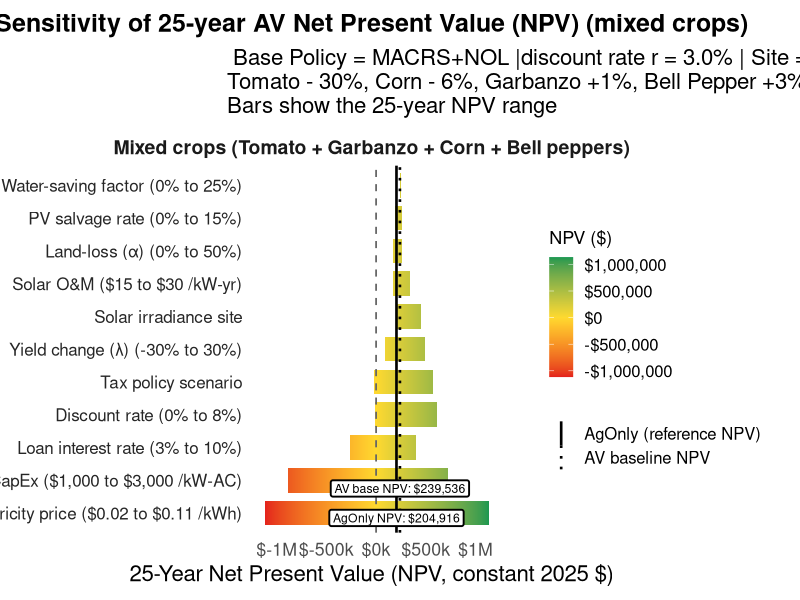
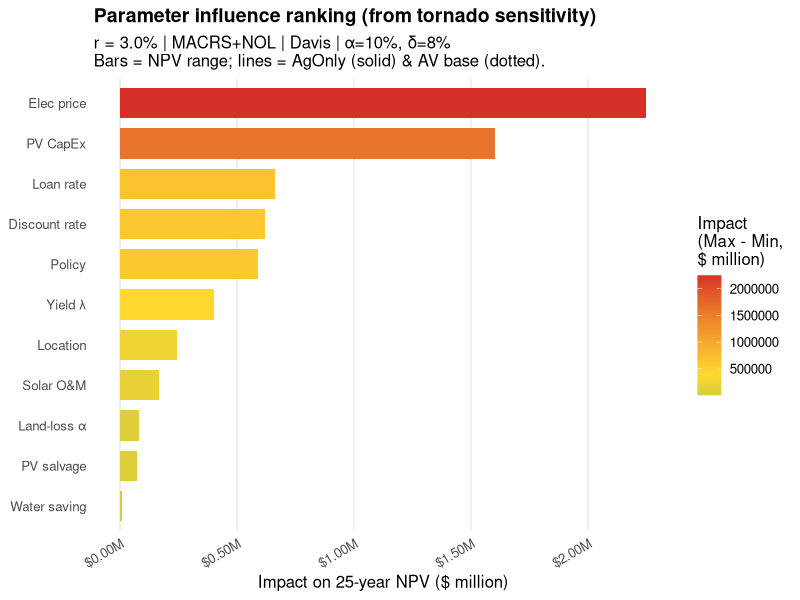
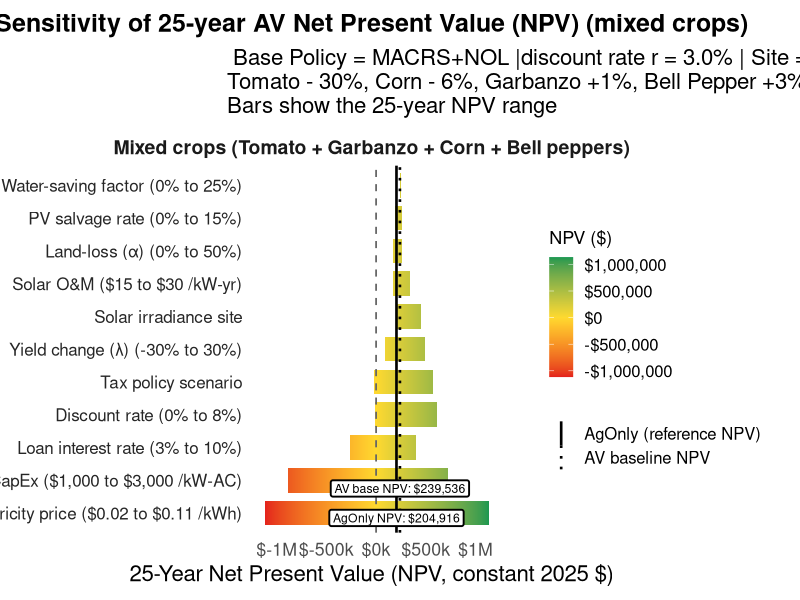

Recreate these plots in R, in order.
## ---- chunk 1
knitr::opts_chunk$set(echo = TRUE)
## ---- chunk 2
## ======================================================================
## ONE-FILE SCRIPT (UPDATED)
## Mixed crops (2.5 acres each): AV vs AgOnly
## ✅ Outputs represent Net Present Value (NPV) at 3% discount rate
## ✅ Baseline policy: MACRS+NOL
## ✅ Tornado heat-bar includes Policy + Location
## ✅ Policy table includes MACRS / NOL / ITC / ITC-sold / Bonus100 / Bonus100+NOL
## ======================================================================

suppressPackageStartupMessages({
  library(dplyr); library(tidyr); library(ggplot2)
  library(scales); library(purrr); library(stringr); library(tibble)
})

## -----------------------------
## 1) PARAMETERS (GLOBAL)
## -----------------------------
years <- 25
total_acres <- 10

# Discount rate (REAL; you are in constant dollars)
discount_rate <- 0.03

# PV sizing & costs (AC basis)
system_kw_ac <- 818
capex_per_kw <- 1678
pv_cost      <- system_kw_ac * capex_per_kw


inverter_replacement_year <- 15
inv_salv_rate <- 0.10  # inverter salvage fraction at year T (if replaced)
## Inverter replacement cost ($/kW-AC)
inverter_replacement_cost_per_kw <- 70.87


# PV economics
P_elec               <- 0.07
solar_om_cost_per_kw <- 23.60
solar_om_cost        <- solar_om_cost_per_kw * system_kw_ac


salvage_rate <- 0.10
bonus_rate   <- 0.00   # you keep this for non-policy parts; policy handles bonus100 internally
itc_rate     <- 0.00   # baseline in simple cashflow section (policy engine overrides this)

# MACRS (PV 5-yr)
macrs_pv <- c(0.20, 0.32, 0.192, 0.1152, 0.1152, 0.0576)

# Taxes
federal_tax_rate  <- 0.21
state_tax_rate    <- 0.0884
combined_tax_rate <- federal_tax_rate + state_tax_rate * (1 - federal_tax_rate)

# Land and land-loss
land_rent_per_acre <- 0
annual_land_rent   <- land_rent_per_acre * total_acres
alpha <- 0.10

# Ag machinery MACRS (7-yr)
macrs_ag <- c(0.1429, 0.2449, 0.1749, 0.1249, 0.0893, 0.0892, 0.0893, 0.0446)

# Loan & inverter
loan_term <- 15
interest_rate <- 0.05
loan_payment <- (pv_cost * interest_rate) / (1 - (1 + interest_rate)^(-loan_term))


# Plot site
site_for_plots <- "Davis"

## Annual electricity production (kWh in Year 1) by study area
G_solar_base <- c(
  El_Centro   = 1987900.40,
  Mecca       = 2017947.10,
  Bakersfield = 1821452.40,
  Modesto     = 1751131.00,
  Fresno      = 1751000.00,
  Chico       = 1762015.40,
  Oxnard      = 1770692.40,
  Salinas     = 1747830.00,
  Davis       = 1783881.50
)
stopifnot(site_for_plots %in% names(G_solar_base))

## -----------------------------
## 2) HELPERS
## -----------------------------
getv <- function(vec, key, fallback = 0) {
  v <- suppressWarnings(unname(vec[key]))
  if (is.null(v) || is.na(v)) fallback else v
}

add_npv_cols <- function(df, r = discount_rate) {
  df %>%
    mutate(
      DF       = (1 + r)^(-Year),
      PV_NetCF = Net_CF * DF,
      Cum_NPV  = cumsum(PV_NetCF)
    )
}

## -----------------------------
## 3) CROP DATA
## -----------------------------
capital_investment_per_acre <- c(
  Bell_Peppers = 1179.32,  Lima_beans = 4411.36,   Corn = 4276.57,
  Strawberry   = 21888.06,  Wheat      = 14676.43,  Spinach = 12546.07,
  Garbanzo     = 10690.60,  Tomato     = 1473,   Lettuce_Romaine = 13720.90, Lettuce_Iceberg = 13720.90,
  CoverCrop    = 0,         Potato     = 8664.31,   Onion  = 10305.17,
  Broccoli     = 6132.77,
  Raspberries_Y1 = 13807.58, Raspberries_Y2 = 0, Raspberries_Y3 = 0
)

salvage_value_per_acre <- c(
  Bell_Peppers = 257.23,   Lima_beans = 896.44,    Corn = 744.78,
  Strawberry   = 4116.59,   Wheat      = 6324.10,   Spinach = 4645.67,
  Garbanzo     = 1495.27,   Tomato     = 142.54,   Lettuce_Romaine = 4728.81, Lettuce_Iceberg = 4728.81,
  CoverCrop    = 0,         Potato     = 4492.68,   Onion  = 4602.67,
  Broccoli     = 2580.51,
  Raspberries_Y1 = 3946.57, Raspberries_Y2 = 0, Raspberries_Y3 = 0
)

# Lambda baseline (crop-specific)
lambda <- c(
  Bell_Peppers = 0,  Lima_beans = 0, Corn = 0, Strawberry = 0,
  Wheat = 0, Spinach = 0, Garbanzo = 0, Tomato = 0,
  Lettuce_Romaine = 0, Lettuce_Iceberg = 0, CoverCrop = 0, Potato = 0, Onion = 0, Broccoli = 0,
  Raspberries_Y1 = 0, Raspberries_Y2 = 0, Raspberries_Y3 = 0
)
lambda["Tomato"]       <- -0.30
lambda["Corn"]         <- -0.06
lambda["Bell_Peppers"] <-  0.03
lambda["Garbanzo"]     <-  0.01

yield <- c(
  Bell_Peppers = 30,   Lima_beans = 1.4,   Corn = 6,       Strawberry = 36,
  Wheat = 3.5,         Spinach = 3.25,     Garbanzo = 1.2,  Tomato = 46,
  Lettuce_Romaine = 9.35, Lettuce_Iceberg = 18.9, CoverCrop = 0,
  Potato = 26.75, Onion = 23.25, Broccoli = 7.35,
  Raspberries_Y1 = 10.6875, Raspberries_Y2 = 17.1, Raspberries_Y3 = 10.6875
)

price <- c(
  Bell_Peppers = 393.58,   Lima_beans = 1585.17, Corn = 311.33,
  Strawberry = 3620.08,    Wheat = 369.19,       Spinach = 2977.97,
  Garbanzo = 1307.54,      Tomato = 145.20,       Lettuce_Romaine = 1056.78, Lettuce_Iceberg = 2305.89,
  CoverCrop = 0,           Potato = 237.78,      Onion = 264.19,
  Broccoli = 1710.98,      Raspberries_Y1 = 8923.91, Raspberries_Y2 = 8923.91, Raspberries_Y3 = 8923.91
)

total_cost <- c(
  Bell_Peppers = 6284,  Lima_beans = 1240.76, Corn = 1437.55,
  Strawberry = 111426.17,  Wheat = 890.09,       Spinach = 7950.65,
  Garbanzo = 1140.64, Tomato = 4554.41, Lettuce_Romaine = 15286.32, Lettuce_Iceberg = 15689.48,
  CoverCrop = 146.46, Potato = 3134.84, Onion = 3591.65, Broccoli=11823.25,
  Raspberries_Y1 = 80811.93, Raspberries_Y2 = 122603.34, Raspberries_Y3 = 75900.03
)

irrig_cost <- c(
  Bell_Peppers = 358.44, Lima_beans = 264.09, Corn = 227.41, Strawberry = 853.31,
  Wheat = 60.41,         Spinach = 214.41,     Garbanzo = 116.91, Tomato = 289.35,
  Lettuce_Romaine = 298.01,  Lettuce_Iceberg = 322.85, CoverCrop = 23.64,
  Potato = 259.97, Onion = 436.11, Broccoli=459.70,
  Raspberries_Y1 = 546.36, Raspberries_Y2 = 546.36, Raspberries_Y3 = 546.36
)

water_saving <- c(
  Bell_Peppers = 0.08, Lima_beans = 0.08, Corn = 0.08, Strawberry = 0.08,
  Wheat = 0.08, Spinach = 0.08, Garbanzo = 0.08, Tomato = 0.08,
  Lettuce_Romaine = 0.08, Lettuce_Iceberg = 0.08, CoverCrop = 0.08,
  Potato = 0.08, Onion = 0.08, Broccoli=0.08,
  Raspberries_Y1 = 0.08, Raspberries_Y2 = 0.08, Raspberries_Y3 = 0.08
)

# Clean names + ensure Fallow exists
for (nm in c("capital_investment_per_acre","salvage_value_per_acre",
             "yield","price","total_cost","irrig_cost","water_saving","lambda")) {
  x <- get(nm)
  names(x) <- stringr::str_trim(names(x))
  if (!("Fallow" %in% names(x))) x["Fallow"] <- 0
  assign(nm, x)
}

## -----------------------------
## 4) MIXED CROP SETUP
## -----------------------------
crops_mixed <- c("Tomato", "Garbanzo", "Corn", "Bell_Peppers")

req <- crops_mixed
for (v in c("yield","price","total_cost","irrig_cost","water_saving","lambda",
            "capital_investment_per_acre","salvage_value_per_acre")) {
  stopifnot(all(req %in% names(get(v))))
}

## -----------------------------
## 5) TAX HELPERS + POLICY TABLE
## -----------------------------
apply_nol_80 <- function(ti_pre, nol_beg) {
  if (ti_pre > 0) {
    max_offset <- 0.80 * ti_pre
    nol_used   <- min(nol_beg, max_offset)
    ti_post    <- ti_pre - nol_used
    nol_end    <- nol_beg - nol_used
  } else {
    ti_post <- ti_pre
    nol_end <- nol_beg + (-ti_pre)
  }
  list(TI_post = ti_post, NOL_end = nol_end)
}

itc_sale_price <- 0.90  # if sold, cash = 0.90 * ITC amount in Year 1

policy_tbl <- tibble(
  Policy = c("MACRS",
             "MACRS+NOL",
             "MACRS+ITC",
             "MACRS+NOL+ITC",
             "MACRS+NOL+ITC sold Y1",
             "Bonus 100% (Y1 only, NO MACRS)",
             "Bonus 100%+NOL"),
  itc_rate      = c(0.00, 0.00, 0.30, 0.30, 0.30, 0.00, 0.00),
  use_nol       = c(FALSE, TRUE, FALSE, TRUE, TRUE, FALSE, TRUE),
  sell_itc      = c(FALSE, FALSE, FALSE, FALSE, TRUE, FALSE, FALSE),
  pv_dep_method = c("macrs","macrs","macrs","macrs","macrs","bonus100","bonus100")
)

## -----------------------------
## 6) CORE ENGINES (AV + AgOnly)
## -----------------------------
agonly_table <- function(
  crops = crops_mixed,
  years_in = NULL,
  total_acres_in = NULL,
  discount_rate_in = discount_rate
) {
  if (is.null(years_in))       years_in <- years
  if (is.null(total_acres_in)) total_acres_in <- total_acres

  n_crops       <- length(crops)
  area_per_crop <- total_acres_in / n_crops

  ag_basis_total <- sum(vapply(crops, function(cr) getv(capital_investment_per_acre, cr, 0) * area_per_crop, numeric(1)))
  ag_salv_total  <- sum(vapply(crops, function(cr) getv(salvage_value_per_acre,     cr, 0) * area_per_crop, numeric(1)))

  rows <- vector("list", years_in + 1)

  rows[[1]] <- tibble(
    Scenario           = "AgOnly (mixed crops)",
    Year               = 0,
    Area_Acres         = total_acres_in,
    Revenue_Crops      = 0,
    Revenue_Ag_Salvage = 0,
    Cost_Crops         = 0,
    Cost_Irrig         = 0,
    Dep_Machinery      = 0,
    Taxable_Income     = 0,
    Taxes_Paid         = 0,
    Net_CF             = -ag_basis_total
  )

  for (y in 1:years_in) {
    revenue_crops <- 0
    cost_crops    <- 0
    cost_irrig    <- 0

    for (cr in crops) {
      revenue_crops <- revenue_crops + getv(yield, cr, 0) * getv(price, cr, 0) * area_per_crop
      cost_crops    <- cost_crops    + getv(total_cost, cr, 0) * area_per_crop
      cost_irrig    <- cost_irrig    + getv(irrig_cost, cr, 0) * area_per_crop
    }

    revenue_salv <- if (y == years_in) ag_salv_total else 0
    dep_mach     <- if (y <= length(macrs_ag)) ag_basis_total * macrs_ag[y] else 0

    taxable_income <- (revenue_crops + revenue_salv) - cost_crops - cost_irrig - dep_mach
    taxes_paid <- max(0, taxable_income * combined_tax_rate)

    net_cf <- (revenue_crops + revenue_salv) - cost_crops - cost_irrig - taxes_paid

    rows[[y + 1]] <- tibble(
      Scenario           = "AgOnly (mixed crops)",
      Year               = y,
      Area_Acres         = total_acres_in,
      Revenue_Crops      = revenue_crops,
      Revenue_Ag_Salvage = revenue_salv,
      Cost_Crops         = cost_crops,
      Cost_Irrig         = cost_irrig,
      Dep_Machinery      = dep_mach,
      Taxable_Income     = taxable_income,
      Taxes_Paid         = taxes_paid,
      Net_CF             = net_cf
    )
  }

  df <- bind_rows(rows)
  add_npv_cols(df, r = discount_rate_in)
}

av_table_mixed_policy <- function(
  site = "Davis",
  crops = crops_mixed,
  policy = "MACRS+NOL",
  lam_override = NA_real_,
  years_in = NULL,

  P_elec_in = P_elec,
  capex_per_kw_in = capex_per_kw,
  solar_om_cost_per_kw_in = solar_om_cost_per_kw,
  interest_rate_in = interest_rate,
  salvage_rate_in = salvage_rate,
  alpha_in = alpha,
  water_saving_in = water_saving,
  discount_rate_in = discount_rate
) {
  if (is.null(years_in)) years_in <- years
  stopifnot(site %in% names(G_solar_base))
  stopifnot(policy %in% policy_tbl$Policy)

  pol <- policy_tbl %>% filter(Policy == policy) %>% slice(1)
  itc_rate_local <- pol$itc_rate
  use_nol_local  <- pol$use_nol
  sell_itc_local <- pol$sell_itc
  dep_method     <- pol$pv_dep_method

  base_kwh <- as.numeric(G_solar_base[[site]])

  n_crops          <- length(crops)
  area_total_av    <- total_acres * (1 - alpha_in)
  area_per_crop_av <- area_total_av / n_crops

  pv_cost_local <- system_kw_ac * capex_per_kw_in
  # Inverter replacement cost (local): $/kW-AC * kW-AC
inv_cost_local <- inverter_replacement_cost_per_kw * system_kw_ac

  # Basis reduction for ITC
  basis <- pv_cost_local * (1 - itc_rate_local/2)

  # PV depreciation streams
  bonus_dep_y1 <- 0
  if (dep_method == "macrs") {
    macrs_sched <- basis * macrs_pv
  } else if (dep_method == "bonus100") {
    bonus_dep_y1 <- basis
    macrs_sched  <- rep(0, length(macrs_pv))
  } else {
    stop("Unknown pv_dep_method in policy_tbl.")
  }

  # Inverter depreciation stream (5-yr MACRS starting replacement year)
  inv_dep_stream <- numeric(years_in)
  #
# Inverter replacement cost (local): $/kW-AC * kW-AC
inv_cost_local <- inverter_replacement_cost_per_kw * system_kw_ac

# Inverter depreciation stream (5-yr MACRS starting replacement year)
inv_dep_stream <- numeric(years_in)

if (inverter_replacement_year <= years_in) {
  s <- inverter_replacement_year
  for (i in seq_along(macrs_pv)) {
    yr <- s + i - 1
    if (yr <= years_in) {
      inv_dep_stream[yr] <- inv_dep_stream[yr] + inv_cost_local * macrs_pv[i]
    }
  }
}

  # Crop basis/salvage on AV area
  ag_basis_av <- sum(vapply(crops, function(cr) getv(capital_investment_per_acre, cr, 0) * area_per_crop_av, numeric(1)))
  ag_salv_av  <- sum(vapply(crops, function(cr) getv(salvage_value_per_acre,     cr, 0) * area_per_crop_av, numeric(1)))

  lam_of <- function(cr) {
    if (!is.na(lam_override)) return(lam_override)
    getv(lambda, cr, 0)
  }
  ws_of <- function(cr) getv(water_saving_in, cr, 0.08)

  # Loan
  loan_payment_local <- (pv_cost_local * interest_rate_in) / (1 - (1 + interest_rate_in)^(-loan_term))
  loan_balance <- pv_cost_local

  solar_om_total <- solar_om_cost_per_kw_in * system_kw_ac

  # ITC + NOL state
  itc_cf <- itc_rate_local * pv_cost_local
  nol_cf <- 0

  rows <- vector("list", years_in + 1)
  rows[[1]] <- tibble(
    Scenario = paste0("AV (mixed crops, ", site, ", ", policy, ")"),
    Site     = site,
    Policy   = policy,
    Year     = 0,
    Net_CF   = -ag_basis_av
  )

  for (y in 1:years_in) {
    rev_crop <- 0; cost_crop <- 0; cost_irrig <- 0
    for (cr in crops) {
      rev_crop   <- rev_crop   + getv(yield, cr, 0) * getv(price, cr, 0) * area_per_crop_av * (1 + lam_of(cr))
      cost_crop  <- cost_crop  + getv(total_cost, cr, 0) * area_per_crop_av
      cost_irrig <- cost_irrig + getv(irrig_cost, cr, 0) * area_per_crop_av * (1 - ws_of(cr))
    }

    rev_solar    <- base_kwh * (1 - 0.005*(y-1)) * P_elec_in
    rev_pv_salv  <- if (y == years_in) salvage_rate_in * pv_cost_local else 0
    rev_ag_salv  <- if (y == years_in) ag_salv_av else 0
    rev_inv_salv <- if (y == years_in && years_in >= inverter_replacement_year) inv_salv_rate * inv_cost_local else 0

    inv_cash <- if (y == inverter_replacement_year) inv_cost_local else 0

    loan_interest  <- if (y <= loan_term) loan_balance * interest_rate_in else 0
    loan_payment_y <- if (y <= loan_term) loan_payment_local else 0
    loan_principal <- if (y <= loan_term) loan_payment_y - loan_interest else 0
    loan_balance   <- if (y <= loan_term) loan_balance - loan_principal else loan_balance
    if (abs(loan_balance) < 1e-6) loan_balance <- 0

    dep_solar <- if (y <= length(macrs_sched)) macrs_sched[y] else 0
    dep_inv   <- inv_dep_stream[y]
    dep_mach  <- if (y <= length(macrs_ag)) ag_basis_av * macrs_ag[y] else 0
    dep_bonus <- if (y == 1) bonus_dep_y1 else 0

    ti_pre <- (rev_crop + rev_solar + rev_pv_salv + rev_ag_salv + rev_inv_salv) -
      cost_crop - cost_irrig - solar_om_total - annual_land_rent -
      loan_interest - dep_solar - dep_inv - dep_mach - dep_bonus

    # NOL (80% limit)
    if (isTRUE(use_nol_local)) {
      nol_res <- apply_nol_80(ti_pre, nol_cf)
      ti_post <- nol_res$TI_post
      nol_cf  <- nol_res$NOL_end
    } else {
      ti_post <- ti_pre
      nol_cf  <- 0
    }

    taxes_pre_credit <- max(0, ti_post * combined_tax_rate)

    itc_cash_sale <- 0
    itc_used <- 0
    if (isTRUE(sell_itc_local)) {
      if (y == 1 && itc_cf > 0) {
        itc_cash_sale <- itc_sale_price * itc_cf
        itc_cf <- 0
      }
      taxes_paid <- taxes_pre_credit
    } else {
      if (itc_cf > 0 && taxes_pre_credit > 0) {
        itc_used <- min(itc_cf, taxes_pre_credit)
        itc_cf <- itc_cf - itc_used
      }
      taxes_paid <- max(0, taxes_pre_credit - itc_used)
    }

    net_cf <- (rev_crop + rev_solar + rev_pv_salv + rev_ag_salv + rev_inv_salv + itc_cash_sale) -
      cost_crop - cost_irrig - solar_om_total - annual_land_rent -
      loan_payment_y - inv_cash - taxes_paid

    rows[[y + 1]] <- tibble(
      Scenario = paste0("AV (mixed crops, ", site, ", ", policy, ")"),
      Site     = site,
      Policy   = policy,
      Year     = y,
      Net_CF   = net_cf
    )
  }

  df <- bind_rows(rows)
  add_npv_cols(df, r = discount_rate_in)
}

## -----------------------------
## 7) BUILD TABLES (AV + AgOnly)
## -----------------------------
base_policy <- "MACRS+NOL"
base_site   <- site_for_plots

av_tbl <- av_table_mixed_policy(
  site   = base_site,
  crops  = crops_mixed,
  policy = base_policy
)

df_agonly <- agonly_table(
  crops = crops_mixed
)

# Quick check
print(av_tbl %>% summarise(NPV_25yr = last(Cum_NPV)))
print(df_agonly %>% summarise(NPV_25yr = last(Cum_NPV)))
## ---- chunk 3
## =========================================================
## 8) TORNADO HEAT-BAR (NPV @ 3%)  — Mixed crops
## Includes:
##  - Discount rate sensitivity (0–7%)
##  - MACRS+NOL baseline policy
##  - Left-side labels include tested ranges
##  - Fix NA parameter label
##  - Electricity price bar is smooth (no stripes)
##  - Clean white background (no grey grid)
## =========================================================

suppressPackageStartupMessages({
  library(dplyr); library(tidyr); library(ggplot2)
  library(scales); library(purrr); library(stringr); library(tibble)
})

## ---- Baseline choices (edit if needed) ----
scenario_name <- "Mixed crops (Tomato + Garbanzo + Corn + Bell peppers)"
base_policy   <- "MACRS+NOL"
base_site     <- site_for_plots   # uses your earlier site_for_plots
# baseline discount rate must already exist in your script:
# discount_rate <- 0.03

## ---- Sensitivity specification (numeric parameters + discount rate) ----
sens_spec_num <- tibble(
  Param = c("Electricity price ($/kWh)","PV CapEx ($/kW-AC)","Solar O&M ($/kW-yr)",
            "Yield change λ (uniform override)","Loan interest rate","PV salvage rate",
            "Land-loss α","Water-saving factor","Discount rate (NPV)"),
  key   = c("P_elec","capex_per_kw","solar_om_cost_per_kw",
            "lambda_override","interest_rate","salvage_rate","alpha","water_saving_pct","discount_rate"),
  low   = c(0.02, 1000, 15, -0.30, 0.03, 0.00, 0.00, 0.00, 0.00),
  high  = c(0.11, 3000, 30,  0.30, 0.10, 0.15, 0.50, 0.25, 0.08)
)

## ---- Abbreviations (MUST match Param strings exactly) ----
abbr_map <- c(
  "Electricity price ($/kWh)"         = "Elec price",
  "PV CapEx ($/kW-AC)"                = "PV CapEx",
  "Solar O&M ($/kW-yr)"               = "Solar O&M",
  "Yield change λ (uniform override)" = "Yield λ",
  "Loan interest rate"                = "Loan rate",
  "PV salvage rate"                   = "PV salvage",
  "Land-loss α"                       = "Land-loss α",
  "Water-saving factor"               = "Water saving",
  "Discount rate (NPV)"               = "Discount rate",
  "Tax policy scenario"               = "Policy",
  "Location (site)"                   = "Location"
)

legend_tbl <- tibble(
  Param_short = c("Elec price","PV CapEx","Solar O&M","Yield λ","Loan rate","PV salvage",
                  "Land-loss α","Water saving","Discount rate","Policy","Location"),
  LegendLab   = c("Electricity price",
                  "PV CapEx",
                  "Solar O&M",
                  "Yield change (λ)",
                  "Loan interest rate",
                  "PV salvage rate",
                  "Land-loss (α)",
                  "Water-saving factor",
                  "Discount rate",
                  "Tax policy scenario",
                  "Solar irradiance site")
)

## ---- Formatting helpers ----
fmt_money <- function(v) ifelse(abs(v) >= 1e6,
                               paste0("$", round(v/1e6, 2), "M"),
                               paste0("$", round(v/1e3, 0), "k"))
fmt_money2 <- function(v) scales::dollar(v, accuracy = 1)
fmt_pct    <- function(x) paste0(round(100*x, 1), "%")
fmt_rate   <- function(x) paste0(round(100*x, 1), "%")

## ---- Wrapper: return 25-year NPV for AV mixed crops under overrides ----
av_total_mixed_npv <- function(policy = base_policy, site = base_site, overrides = list()) {

  # start from your script's baseline globals
  P_elec_l <- P_elec
  capex_l  <- capex_per_kw
  om_l     <- solar_om_cost_per_kw
  r_l      <- interest_rate
  salv_l   <- salvage_rate
  alpha_l  <- alpha
  ws_l     <- water_saving
  lam_ov   <- NA_real_
  disc_l   <- discount_rate

  for (nm in names(overrides)) {
    if (nm == "water_saving_pct") {
      ws_val <- overrides[[nm]]
      ws_l <- setNames(rep(ws_val, length(ws_l)), names(ws_l))
      ws_l <- pmin(pmax(ws_l, 0), 0.90)
    } else if (nm == "lambda_override") {
      lam_ov <- overrides[[nm]]
    } else if (nm == "discount_rate") {
      disc_l <- overrides[[nm]]
    } else if (nm == "P_elec") P_elec_l <- overrides[[nm]]
    else if (nm == "capex_per_kw") capex_l <- overrides[[nm]]
    else if (nm == "solar_om_cost_per_kw") om_l <- overrides[[nm]]
    else if (nm == "interest_rate") r_l <- overrides[[nm]]
    else if (nm == "salvage_rate") salv_l <- overrides[[nm]]
    else if (nm == "alpha") alpha_l <- overrides[[nm]]
  }

  av_table_mixed_policy(
    site = site,
    crops = crops_mixed,
    policy = policy,
    lam_override = lam_ov,
    P_elec_in = P_elec_l,
    capex_per_kw_in = capex_l,
    solar_om_cost_per_kw_in = om_l,
    interest_rate_in = r_l,
    salvage_rate_in = salv_l,
    alpha_in = alpha_l,
    water_saving_in = ws_l,
    discount_rate_in = disc_l
  ) %>%
    summarise(v = last(Cum_NPV)) %>%
    pull(v)
}

## ---- Baseline and sensitivity results ----
base_val <- av_total_mixed_npv(policy = base_policy, site = base_site)

out_num <- purrr::pmap_dfr(sens_spec_num, function(Param, key, low, high) {

  lo <- av_total_mixed_npv(policy = base_policy, site = base_site,
                           overrides = setNames(list(low), key))
  hi <- av_total_mixed_npv(policy = base_policy, site = base_site,
                           overrides = setNames(list(high), key))

  # special handling (keeps your original logic explicit)
  if (key == "lambda_override") {
    lo <- av_total_mixed_npv(policy = base_policy, site = base_site,
                             overrides = list(lambda_override = low))
    hi <- av_total_mixed_npv(policy = base_policy, site = base_site,
                             overrides = list(lambda_override = high))
  }
  if (key == "water_saving_pct") {
    lo <- av_total_mixed_npv(policy = base_policy, site = base_site,
                             overrides = list(water_saving_pct = low))
    hi <- av_total_mixed_npv(policy = base_policy, site = base_site,
                             overrides = list(water_saving_pct = high))
  }
  if (key == "discount_rate") {
    lo <- av_total_mixed_npv(policy = base_policy, site = base_site,
                             overrides = list(discount_rate = low))
    hi <- av_total_mixed_npv(policy = base_policy, site = base_site,
                             overrides = list(discount_rate = high))
  }

  tibble(
    Scenario = scenario_name,
    Param    = Param,
    Baseline = base_val,
    Min      = pmin(lo, hi),
    Max      = pmax(lo, hi)
  )
})

# categorical: policy
pol_vals <- policy_tbl$Policy
pol_outcomes <- map_dbl(pol_vals, ~av_total_mixed_npv(policy = .x, site = base_site))
out_pol <- tibble(
  Scenario = scenario_name,
  Param    = "Tax policy scenario",
  Baseline = base_val,
  Min      = min(pol_outcomes, na.rm = TRUE),
  Max      = max(pol_outcomes, na.rm = TRUE)
)

# categorical: site
site_vals <- names(G_solar_base)
site_outcomes <- map_dbl(site_vals, ~av_total_mixed_npv(policy = base_policy, site = .x))
out_site <- tibble(
  Scenario = scenario_name,
  Param    = "Location (site)",
  Baseline = base_val,
  Min      = min(site_outcomes, na.rm = TRUE),
  Max      = max(site_outcomes, na.rm = TRUE)
)

res_abs <- bind_rows(out_num, out_pol, out_site) %>%
  mutate(Impact = abs(Max - Min)) %>%
  arrange(desc(Impact))

## ---- Reference lines: AgOnly NPV + AV baseline NPV ----
agonly_npv_val <- agonly_table(crops = crops_mixed, discount_rate_in = discount_rate) %>%
  summarise(v = last(Cum_NPV)) %>% pull(v)

ref_lines <- tibble(
  Scenario = scenario_name,
  Type = c("AgOnly (reference NPV)", "AV baseline NPV"),
  x    = c(agonly_npv_val, base_val)
)

## ---- Plot prep (no NA labels) ----
res_plot <- res_abs %>%
  mutate(
    Param_short = recode(Param, !!!abbr_map),
    Param_short = if_else(is.na(Param_short), Param, Param_short)  # safety: never NA
  ) %>%
  mutate(Param_short = factor(Param_short, levels = unique(Param_short)))

## ---- Heat tiles data (smooth bars, especially electricity) ----
n_tiles <- 900
heat_df <- res_plot %>%
  rowwise() %>%
  mutate(x_seq = list(seq(Min, Max, length.out = n_tiles))) %>%
  ungroup() %>%
  select(Scenario, Param_short, x_seq) %>%
  unnest(x_seq) %>%
  rename(x = x_seq)

## ---- x-limits & breaks ----
lims <- res_plot %>%
  summarise(mx = max(abs(c(Min, Max, Baseline)), na.rm = TRUE)) %>%
  mutate(mx_all = pmax(mx, max(abs(ref_lines$x)), na.rm = TRUE),
         xmin = -mx_all * 1.06, xmax = mx_all * 1.06)

x_breaks <- pretty(c(lims$xmin, lims$xmax), n = 5)

## ---- Range strings for left-side labels ----
range_tbl <- sens_spec_num %>%
  mutate(Param_short = recode(Param, !!!abbr_map)) %>%
  mutate(range_txt = dplyr::case_when(
    key == "P_elec"               ~ paste0("$", sprintf("%.2f", low), " to $", sprintf("%.2f", high), " /kWh"),
    key == "capex_per_kw"         ~ paste0(fmt_money2(low), " to ", fmt_money2(high), " /kW-AC"),
    key == "solar_om_cost_per_kw" ~ paste0(fmt_money2(low), " to ", fmt_money2(high), " /kW-yr"),
    key == "lambda_override"      ~ paste0(fmt_pct(low), " to ", fmt_pct(high)),
    key == "interest_rate"        ~ paste0(fmt_rate(low), " to ", fmt_rate(high)),
    key == "salvage_rate"         ~ paste0(fmt_pct(low), " to ", fmt_pct(high)),
    key == "alpha"                ~ paste0(fmt_pct(low), " to ", fmt_pct(high)),
    key == "water_saving_pct"     ~ paste0(fmt_pct(low), " to ", fmt_pct(high)),
    key == "discount_rate"        ~ paste0(fmt_rate(low), " to ", fmt_rate(high)),
    TRUE ~ ""
  )) %>%
  select(Param_short, range_txt)

labels_once <- res_plot %>%
  distinct(Scenario, Param_short) %>%
  left_join(legend_tbl, by = "Param_short") %>%
  left_join(range_tbl,  by = "Param_short") %>%
  mutate(
    label = if_else(
      Param_short %in% c("Policy","Location"),
      LegendLab,
      paste0(LegendLab, " (", range_txt, ")")
    ),
    x_lab = lims$xmin - 0.06*(lims$xmax - lims$xmin)
  )

## ---- Label reference lines on top row ----
top_row <- levels(res_plot$Param_short)[1]
ref_labels_top <- ref_lines %>%
  mutate(
    Param_short = top_row,
    label = if_else(Type == "AgOnly (reference NPV)",
                    paste0("AgOnly NPV: ", scales::dollar(x)),
                    paste0("AV base NPV: ", scales::dollar(x))),
    y_nudge = if_else(Type == "AgOnly (reference NPV)", -0.45, +0.45)
  )

## ---- Subtitle pieces (optional) ----
alpha_label2 <- scales::percent(alpha, accuracy = 1)
delta_label2 <- scales::percent(0.08, accuracy = 1)
lambda_label2 <- "λ baseline:\nTomato - 30%, Corn - 6%, Garbanzo +1%, Bell Pepper +3%"

## ---- Plot ----
p_heat <- ggplot() +
  geom_blank(data = heat_df, aes(x = lims$xmin, y = Param_short)) +
  geom_blank(data = heat_df, aes(x = lims$xmax, y = Param_short)) +

  geom_tile(
    data  = heat_df,
    aes(x = x, y = Param_short, fill = x),
    height = 0.75,
    width  = (lims$xmax - lims$xmin) / n_tiles   # smooth / consistent
  ) +

  geom_vline(xintercept = 0, linetype = "dashed", color = "grey40", linewidth = 0.6) +

  geom_vline(
    data = ref_lines,
    aes(xintercept = x, linetype = Type),
    color = "black", linewidth = 0.9, show.legend = TRUE
  ) +

  geom_label(
    data = ref_labels_top,
    aes(x = x, y = Param_short, label = label),
    size = 3.1, label.size = 0.65, fill = "white", color = "black",
    vjust = -0.1, nudge_y = ref_labels_top$y_nudge
  ) +

  facet_wrap(~ Scenario, scales = "free_x") +

  scale_fill_gradient2(
    name = "NPV ($)",
    low = "#E31A1C", mid = "#FFD92F", high = "#1A9850",
    midpoint = 0, labels = scales::dollar_format(accuracy = 1e5)
  ) +

  scale_linetype_manual(
    name = NULL,
    values = c("AgOnly (reference NPV)" = "solid", "AV baseline NPV" = "dotted")
  ) +

  scale_x_continuous(
    breaks = x_breaks,
    labels = fmt_money,
    expand = expansion(mult = c(0.06, 0.08))
  ) +

  labs(
    title = "Sensitivity of 25-year AV Net Present Value (NPV) (mixed crops)",
    subtitle = paste0(
      
      " Base Policy = ", base_policy,
      " |discount rate r = ", scales::percent(discount_rate, accuracy = 0.1), " | Site = ", base_site, " | α = ", alpha_label2, " | δ = ", delta_label2, " | ", lambda_label2,
      "\nBars show the 25-year NPV range"
    ),
    x = "25-Year Net Present Value (NPV, constant 2025 $)",
    y = NULL
  ) +

  theme_minimal(base_size = 16) +
  theme(
  panel.grid = element_blank(),
  panel.background = element_rect(fill = "white", colour = NA),
  plot.background  = element_rect(fill = "white", colour = NA),

  axis.text.y = element_blank(),
  strip.text = element_text(face = "bold", size = 14),

  plot.title = element_text(
    face = "bold",
    size = 18,
    hjust = 0.5
  ),

  legend.position = "right",
  legend.title = element_text(size = 13),
  legend.text  = element_text(size = 12),

  panel.spacing.y = unit(1.2,"lines"),
  plot.margin     = margin(t = 10, r = 20, b = 10, l = 160)
)+
 coord_cartesian(clip = "off") +

  geom_text(
    data = labels_once,
    aes(x = x_lab, y = Param_short, label = label),
    hjust = 1, vjust = 0.5, size = 4.3, color = "grey15",
    inherit.aes = FALSE
  )

print(p_heat)

## -----------------------------
## 9) Optional: Ranking plot (NPV impact)
## -----------------------------
rank_df <- res_abs %>%
  mutate(
    Param_short = recode(Param, !!!abbr_map),
    Param_short = if_else(is.na(Param_short), Param, Param_short),
    Param_short = factor(Param_short, levels = rev(unique(Param_short)))
  )

p_rank <- ggplot(rank_df, aes(x = Impact, y = Param_short, fill = Impact)) +
  geom_col(width = 0.75) +
  scale_x_continuous(
    labels = scales::dollar_format(scale = 1e-6, suffix = "M"),
    guide  = guide_axis(angle = 30)
  ) +
  scale_fill_gradient2(
    low  = "#1A9850", mid  = "#FFD92F", high = "#D73027",
    midpoint = median(rank_df$Impact, na.rm = TRUE),
    name = "Impact\n(Max - Min,\n$ million)"
  ) +
  labs(
    title = "Parameter influence ranking (from tornado sensitivity)",
    subtitle = paste0(
  "r = ", scales::percent(discount_rate, accuracy = 0.1),
  " | ", base_policy, " | ", base_site,
  " | α=", alpha_label2, ", δ=", delta_label2,
  "\nBars = NPV range; lines = AgOnly (solid) & AV base (dotted)."
),
    x = "Impact on 25-year NPV ($ million)",
    y = NULL
  ) +
  theme_minimal(base_size = 12) +
  theme(
    panel.grid.major.y = element_blank(),
    panel.grid.minor   = element_blank(),
    plot.title         = element_text(size = 14, face = "bold")
  )

print(p_rank)

ggsave(
  filename = "C:/MS_Thesis/Paper_manuscript/Dr_majdis_feedback/Fig_2.5_Tornado_NPV.png",
  plot = p_heat,
  width = 16,
  height = 10,
  units = "in",
  dpi = 600,
  bg = "white"
)
